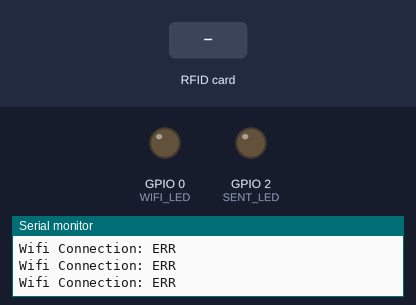
Bench run of a sketch on a simulated ESP8266 (NodeMCU). On the bench: output pins drawn as LEDs (lit = HIGH), the last lines printed to the serial monitor. The inputs (shaded band) are chosen by the test bench. WiFi joins after 1.5 s; servers stay silent unless stated; uploads are accepted with an empty reply.

Above: at 1.6 s.
1.7 s: RFID card 5E 7A 19 C4 held to the reader
At 2.6 s:
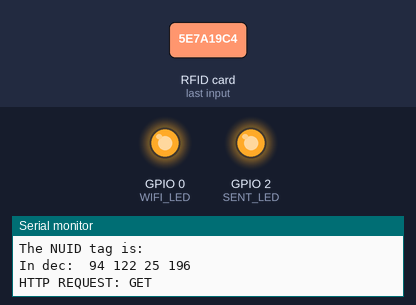
At 3.8 s:
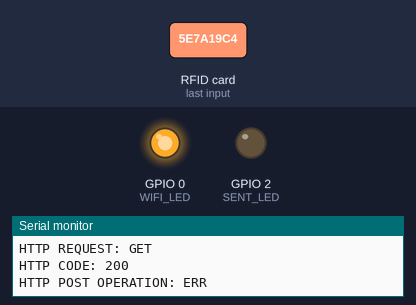
Timing chart, 0 to 5.3 s (numbered marks = the images above; inputs shaded):
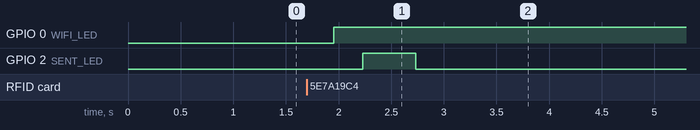

Measured:
- after the input at 1.7 s, GPIO 2 (SENT_LED): LOW → HIGH after 0.53 s, → LOW 0.50 s later

The sketch:

esp8266code.ino
```cpp
#include <ESP8266WiFi.h>
#include <ESP8266HTTPClient.h>
#include <SPI.h>
#include <MFRC522.h>

#define SS_PIN 4
#define RST_PIN 5
//SDA  SCK MOSI MISO GND RST 3.3V
// D2  D5  D7   D6   GND D1  3.3V
#define WIFI_LED 0
#define SENT_LED 2
MFRC522 rfid(SS_PIN, RST_PIN); // Instance of the class

MFRC522::MIFARE_Key key;

// Init array that will store new NUID
byte nuidPICC[3];

const char* ssid     = " your SSID";
const char* password = " your password";

HTTPClient http; // Instance of the class
int httpCode;

void setup() {
  Serial.begin(9600);
  SPI.begin(); // Init SPI bus
  rfid.PCD_Init(); // Init MFRC522
  pinMode(WIFI_LED,OUTPUT);
  pinMode(SENT_LED,OUTPUT);
  digitalWrite(WIFI_LED,LOW);
  digitalWrite(SENT_LED,LOW);

  for (byte i = 0; i < 6; i++) {
    key.keyByte[i] = 0xFF;
  }
  Serial.println("Logs");
  Serial.println("----------------------------------------------");
  delay(100);
  Serial.println("System Power: OK");
  delay(100);
  Serial.println("Wifi Connection: ERR");
  delay(100);
  Serial.print("Connecting to ");
  Serial.println(ssid);
  delay(100);

}

void loop() {
  //if(WiFi.status() == WL_CONNECTED){
  if (WiFi.status() != WL_CONNECTED) {
    Serial.println("Not connecteddd");
    setup_wifi();
  }
  else {
    digitalWrite(WIFI_LED,HIGH);

      //------------------------------------------------------------------------------------------------------------------------------------------------------RFID
        // Look for new cards
  if ( ! rfid.PICC_IsNewCardPresent())
    return;

  // Verify if the NUID has been readed
  if ( ! rfid.PICC_ReadCardSerial())
    return;

  if (rfid.uid.uidByte[0] != nuidPICC[0] ||
    rfid.uid.uidByte[1] != nuidPICC[1] ||
    rfid.uid.uidByte[2] != nuidPICC[2] ||
    rfid.uid.uidByte[3] != nuidPICC[3] ) {
    Serial.println(F("A new card has been detected."));

    // Store NUID into nuidPICC array
    for (byte i = 0; i < 4; i++) {
      nuidPICC[i] = rfid.uid.uidByte[i];
    }

    Serial.println(F("The NUID tag is:"));
    Serial.print(F("In dec: "));
    printDec(rfid.uid.uidByte, rfid.uid.size);
    Serial.println();
      //-----------------------------------------------------------------------------------------------------------------------------------------------------WIFI

      Serial.println("HTTP REQUEST: GET");
      //change with your own address                                                          // http request
      http.begin("http://ladybugtoys.co/nuri/api.php?cardID="+String(rfid.uid.uidByte[0])+"-"+String(rfid.uid.uidByte[1])+"-"+String(rfid.uid.uidByte[2])+"-"+String(rfid.uid.uidByte[3])); //HTTP // http://www.ladybugtoys.co/nuri/api.php?cardID=65-93-130-224
      httpCode = http.GET();
      if(httpCode == 200)
      {
        digitalWrite(SENT_LED,HIGH);
        delay(500);
        digitalWrite(SENT_LED,LOW);
        delay(500);
      }
      if (httpCode > 0) {
        Serial.println("HTTP CODE: " + String(httpCode));
        if (httpCode == HTTP_CODE_OK) {
          String payload = http.getString();

          if (payload.toInt() == 1) {
            Serial.println("HTTP POST OPERATION: OK");
          }
          else {
            Serial.println("HTTP POST OPERATION: ERR");
          }
        }
      }
      else {
        Serial.println("HTTP POST OPERATION: " + String(http.errorToString(httpCode).c_str()));
      }
  }
  else{
     Serial.println(F("The NUID tag is:"));
    Serial.print(F("In dec: "));
    printDec(rfid.uid.uidByte, rfid.uid.size);
    Serial.println();
      //-----------------------------------------------------------------------------------------------------------------------------------------------------WIFI

      Serial.println("HTTP REQUEST: GET");
      //change with your own address                                                          //  http request
      http.begin("http://ladybugtoys.co/nuri/api.php?cardID="+String(rfid.uid.uidByte[0])+"-"+String(rfid.uid.uidByte[1])+"-"+String(rfid.uid.uidByte[2])+"-"+String(rfid.uid.uidByte[3])); //HTTP // http://www.ladybugtoys.co/nuri/api.php?cardID=65-93-130-224
      httpCode = http.GET();
      if(httpCode == 200)
      {
        digitalWrite(SENT_LED,HIGH);
        delay(500);
        digitalWrite(SENT_LED,LOW);
        delay(500);
      }

      if (httpCode > 0) {
        Serial.println("HTTP CODE: " + String(httpCode));
        if (httpCode == HTTP_CODE_OK) {
          String payload = http.getString();

          if (payload.toInt() == 1) {
            Serial.println("HTTP POST OPERATION: OK");
          }
          else {
            Serial.println("HTTP POST OPERATION: ERR");
          }
        }
      }
      else {
        Serial.println("HTTP POST OPERATION: " + String(http.errorToString(httpCode).c_str()));
      }
  }

  }
}


void setup_wifi() {
  WiFi.begin(ssid, password);
  while (WiFi.status() != WL_CONNECTED) {
    Serial.println("Wifi Connection: ERR");
    digitalWrite(WIFI_LED,LOW);
    delay(500);
  }
  Serial.println("WiFi Connection: OK");
  Serial.print("IP address: ");
  Serial.println(WiFi.localIP());

}

void printHex(byte *buffer, byte bufferSize) {
  for (byte i = 0; i < bufferSize; i++) {
    Serial.print(buffer[i] < 0x10 ? " 0" : " ");
    Serial.print(buffer[i], HEX);
  }
}

void printDec(byte *buffer, byte bufferSize) {
  for (byte i = 0; i < bufferSize; i++) {
    Serial.print(buffer[i] < 0x10 ? " 0" : " ");
    Serial.print(buffer[i], DEC);
  }
}
```
